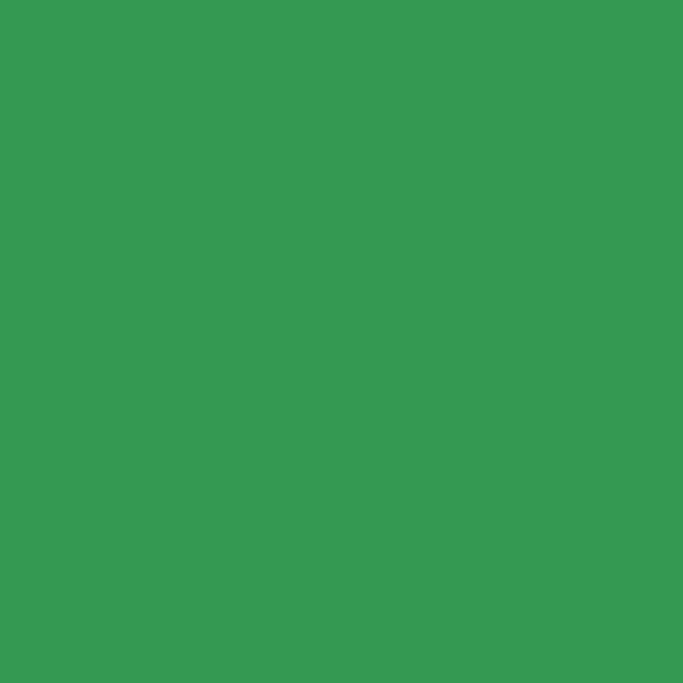
#> input picture NewFolder3/postbg1.jpg, 2048 x 2048 px (shown at 1/3 size)
$ python ImageWork.py   (older library calls are emulated)
#> lines starting #> are read from the running program, lines starting #| are printed output that depends on the picture
import os
import pathlib
from PIL import Image, ImageDraw, ImageFont

text = """Registrations for the Agneepath scheme.
   Almost 43000 job vacancies are offered by the army and navy services. Indian airforce to start registrations for the Agneepath scheme on June 24. There are 3000 available job places in Airforce."""
new_text = ""
original_text = text.split(' ')
print(original_text)
count = 1
for i in original_text:
    if count % 7 == 0:
        new_text = new_text + '\n'
        print(new_text)
    new_text = new_text + " " + i
    count += 1

print(new_text)
image = Image.open('postbg1.jpg')
#> image is the input picture: PIL image 2048x2048 RGBA; mean R, G, B, A 52, 153, 82, 255
print(image.size)
#| (2048, 2048)
WIDTH = image.size[0]
#> WIDTH = 2048
HEIGHT = image.size[1]
#> HEIGHT = 2048
imagedraw = ImageDraw.Draw(image)
font = ImageFont.truetype(r"verdana.ttf", 60)
print(imagedraw.textsize(text, font=font))
#| (5976, 138)
width, height = imagedraw.textsize(new_text, font=font)
#> width = 1456; height = 463
imagedraw.text(((WIDTH-width)/2 + 15, (HEIGHT-height)/2), text=new_text, fill="white", align="center", font=font)
# image.show()
image.save("new.png")
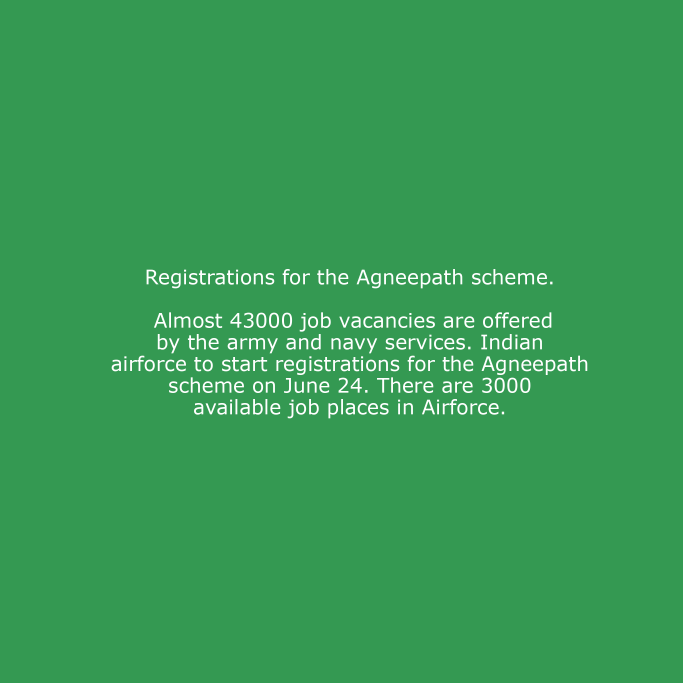
#> saved as new.png: PIL image 2048x2048 RGBA (shown at 1/3 size); mean R, G, B, A 56.1, 155.1, 85.5, 255
os.remove('new.png')
# [4 lines of commented-out code are left out]
